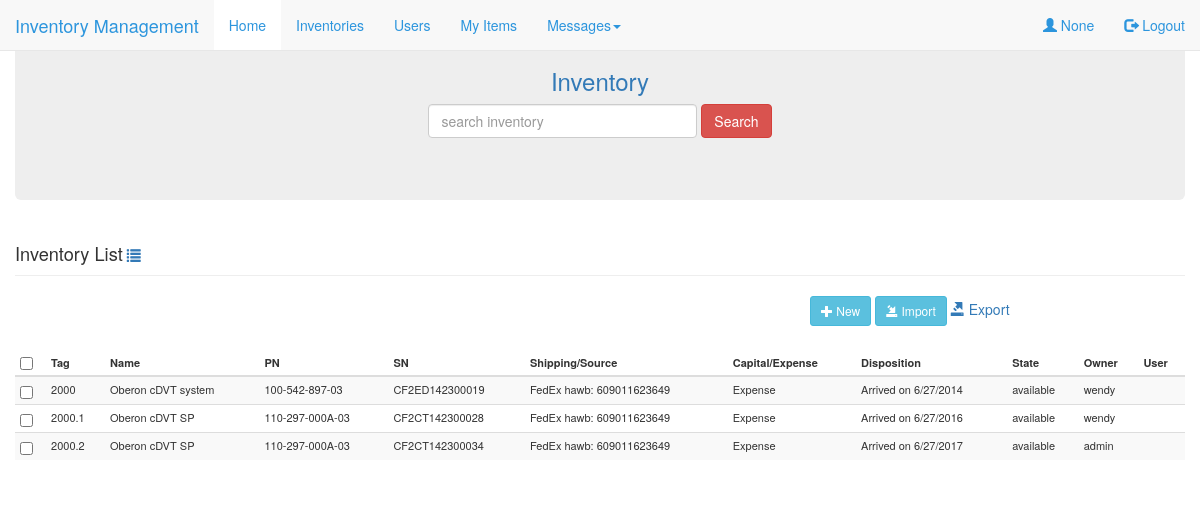
Page /home on the earlier database version.
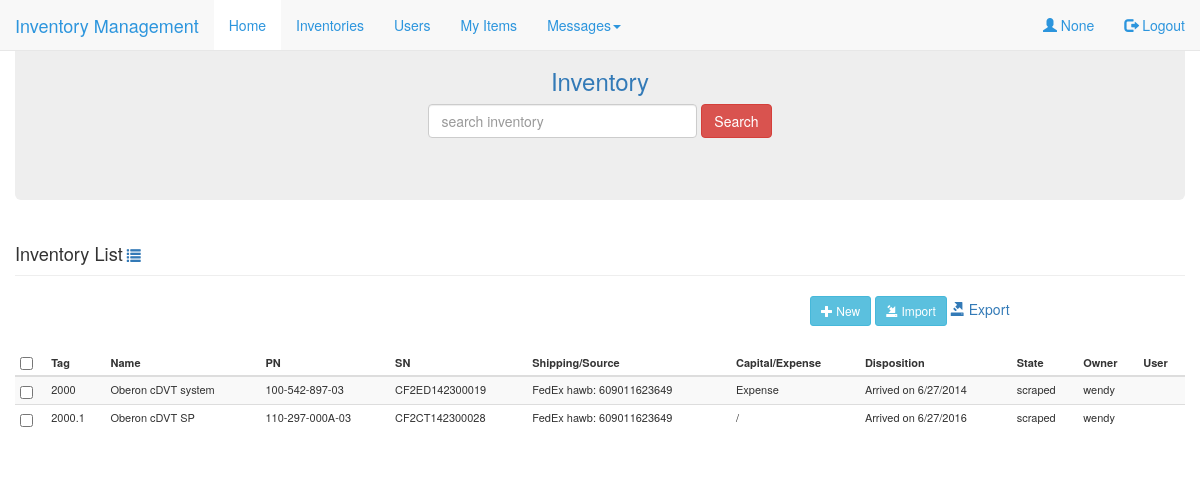
Same page on the later database version.
### IM/model/Inventory.py (models this page shows, shortened)
class Inventory(db.Model):
    __searchable__ = ['tag', 'name']
    id = db.Column(db.Integer, primary_key = True, autoincrement=True)
    tag = db.Column(db.String(64), index=True)
    name = db.Column(db.String(64), index=True)
    PN = db.Column(db.String(64), index=True)
    SN = db.Column(db.String(64), unique=True, index=True)
    shipping = db.Column(db.String(64))
    capital = db.Column(db.String(64))
    disposition = db.Column(db.String(128))
    state = db.Column(db.String(64), index=True)
    owner = db.Column(db.String(64), db.ForeignKey('user.username'))
    user = db.Column(db.String(64))

### IM/router/app_route.py (the view)
@app.route('/home', methods=['GET'])
def home():
    return render_template('inventory.html',
                            name = session.get('username'),
                            invs = InvDao.get_all_invs(),
                            title = "Hello")

### IM/dao/InvDao.py (called while the page is built)
    @staticmethod
    def get_all_invs():
        return Inventory.query.all()

### IM/templates/inventory.html (shortened to what this page needs)
{% extends "index.html" %}
{% block showcontent %}
<div class="container-fluid mainbody">
	<div class="jumbotron text-center">
		<h3><a href="{{url_for('inventory')}}">Inventory </a></h3>
		<form class="form-inline" action="{{ url_for('search_inventory') }}" method="post">
				<input type="text" class="form-control" size="30" placeholder="search inventory" name="search-string" id="search-inventory"></input>
				<button type="submit" class="btn btn-danger" id="search-inventory-btn">Search</button>
		</form>
	</div>
	<div id="inventory-list">
		<div class="page-header">
    			<span class="second-title">Inventory List</span>
    			<a href="{{url_for('history')}}" class="link-history">
    			   <span class="glyphicon glyphicon-list"></span>
    			</a>
 		</div>
 		<div class="container-fluid">
				<div class="row">
					<div class="col-sm-8">
					</div>
					<div class="col-sm-4">
						<button type="button" class="btn btn-info btn-sm new-btn">
							<span class="glyphicon glyphicon-plus"></span> New
						</button>
						<button type="button" class="btn btn-info btn-sm import-btn">
							<span class="glyphicon glyphicon-import"></span> Import
						</button>
						<a href="/static/export_file/export.xls" download="export" id="export-excel">
		        			<span class="glyphicon glyphicon-export"></span> Export
						</a>
					</div>
				</div>
			</div>
			<table class="table table-condensed table-striped inventory-table">
				<thead>
					<tr>
						<th><input type="checkbox" id="check-head"/></th>
						<th>Tag</th>
						<th>Name</th>
						<th>PN</th>
			        	<th>SN</th>
			        	<th>Shipping/Source</th>
			        	<th>Capital/Expense</th>
			        	<th>Disposition</th>
			        	<th>State</th>
			        	<th>Owner</th>
			        	<th>User</th>
					</tr>
				</thead>
				<tbody>
				{% for inv in invs %}
					<tr>
						<td><input type="checkbox" class="check-item"/></td>
						<td>{{inv.tag}}</td>
						<td>{{inv.name}}</td>
						<td>{{inv.PN}}</td>
						<td>{{inv.SN}}</td>
						<td>{{inv.shipping}}</td>
						<td>{{inv.capital}}</td>
						<td>{{inv.disposition}}</td>
						<td>{{inv.state}}</td>
						<td>{{inv.owner}}</td>
						<td>{{inv.user}}</td>
					</tr>
				{% endfor %}
				</tbody>
			</table>
	</div>
</div>
{% endblock %}

### IM/templates/index.html (shortened to what this page needs)
{% extends "base.html" %}
{% block content %}
<nav class="navbar navbar-default navbar-fixed-top">
  <div class="container-fluid">
    <div class="navbar-header">
      <a class="navbar-brand" href="#">Inventory Management</a>
    </div>
    <ul class="nav navbar-nav">
      <li class="active"><a href="{{url_for('home')}}">Home</a></li>
      <li><a href="{{url_for('inventory')}}">Inventories</a></li>
      <li><a href="#">Users</a></li>
      <li><a href="#">My Items</a></li>
      <li class="dropdown">
      	<a class="dropdown-toggle" data-toggle="dropdown" href="#">Messages<span class="caret"></span>
      	</a>
      </li>
    </ul>
    <ul class="nav navbar-nav navbar-right">
      <li><a href="#" id="username"><span class="glyphicon glyphicon-user"></span> {{name}}</a></li>
      <li><a href="/login"><span class="glyphicon glyphicon-log-out"></span> Logout</a></li>
    </ul>
  </div>
</nav>
<div>
	{% block showcontent %}{% endblock %}
{% endblock %}

### IM/templates/base.html (shortened to what this page needs)
<html>
	<head id="header" role="banner">
    	<link href="{{url_for('static', filename='css/style.css')}}" rel='stylesheet'>
    	<link href="{{url_for('static', filename='css/login.css')}}" rel='stylesheet'>
		<link rel="stylesheet" href="{{url_for('static', filename='css/bootstrap.min.css')}}">
    	<link rel="stylesheet" href="{{url_for('static', filename='css/jquery-ui.min.css')}}"></script>
	</head>
  	<body>
	    {% block content %}{% endblock %}
	</body>
</html>

### IM/static/css/style.css (style rules this page uses)
.table { font-size: 11px; }
.inventory-table, .inventory-search-table { margin-top: 2em; }
.navbar li a, .navbar .navbar-brand { color: #2c95dd !important; }
.navbar-nav li a:hover, .navbar-nav li.active a { color: #2c95dd !important; background-color: #fff !important; }
.link-history { display: inline; }
.second-title { font-size:1.3em; }

Differences in the rows shown:
removed Inventory: tag "2000.2", name "Oberon cDVT SP", PN "110-297-000A-03", SN "CF2CT142300034", shipping "FedEx hawb: 609011623649", capital "Expense", disposition "Arrived on 6/27/2017", state "available", owner "admin"
changed Inventory "Oberon cDVT system": state "available" → "scraped"
changed Inventory "Oberon cDVT SP": capital "Expense" → "/"; state "available" → "scraped"
